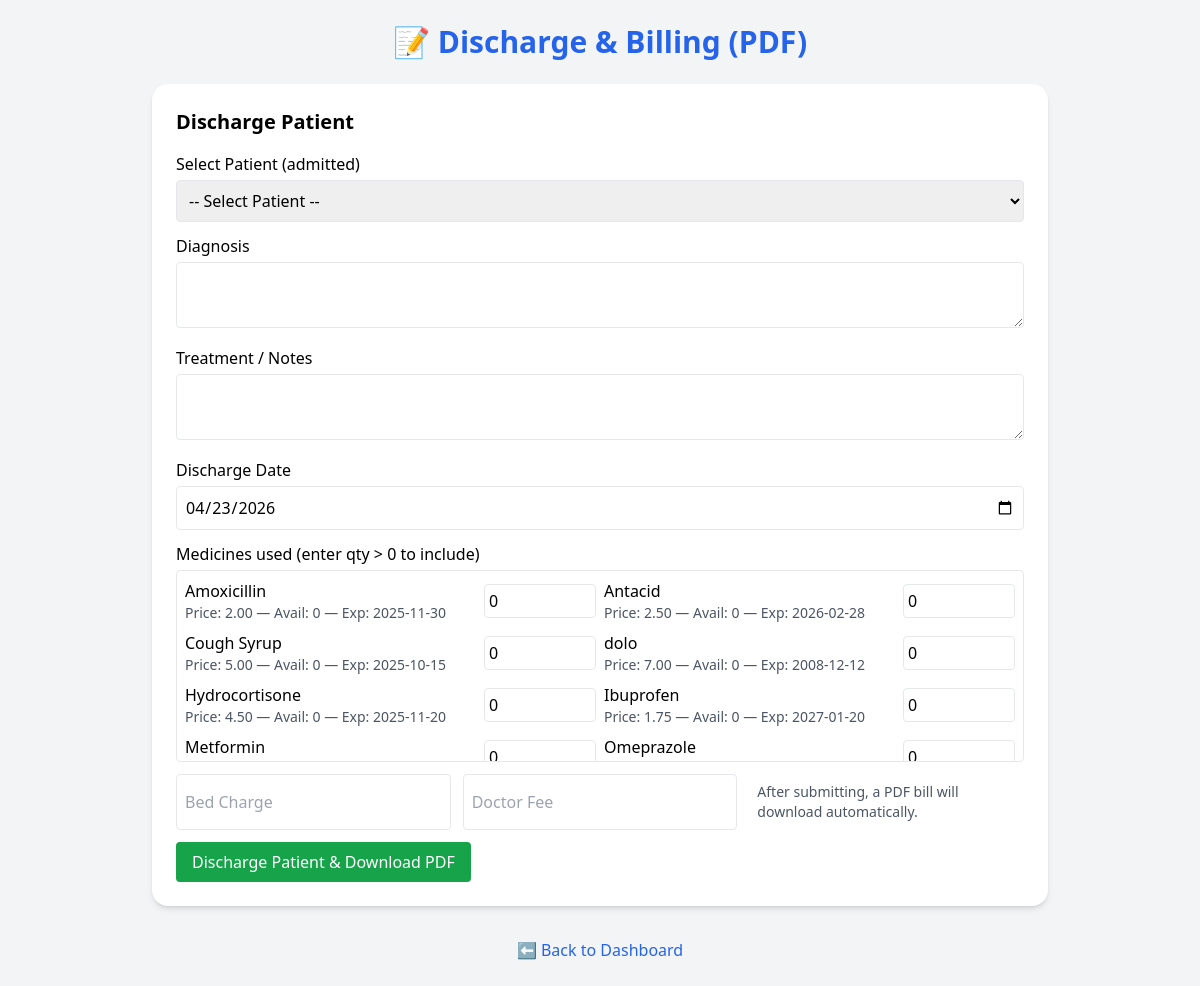
/discharge.php (signed in), run on the app's committed database.
### tables this page shows
CREATE TABLE `medicines` (
  `medicine_id` int(11) NOT NULL AUTO_INCREMENT,
  `name` varchar(100) DEFAULT NULL,
  `type` varchar(50) DEFAULT NULL,
  `quantity` int(11) DEFAULT NULL,
  `expiry_date` date DEFAULT NULL,
  `price` decimal(10,2) NOT NULL DEFAULT 0.00,
  PRIMARY KEY (`medicine_id`)
);

### discharge.php (the view, shortened to what this page needs)
<?php
include('db_connect.php');
$conn->query("
CREATE TABLE IF NOT EXISTS discharge_summaries (
  summary_id INT AUTO_INCREMENT PRIMARY KEY,
  patient_id INT NULL,
  patient_name VARCHAR(255) NULL,
  discharge_date DATE,
  total_bill DECIMAL(10,2) DEFAULT 0,
  medicines TEXT NULL,
  bed_charge DECIMAL(10,2) DEFAULT 0,
  doctor_fee DECIMAL(10,2) DEFAULT 0,
  diagnosis TEXT NULL,
  treatment TEXT NULL
)");
?>
<!DOCTYPE html>
<html lang="en">
<head>
  <script src="https://cdn.tailwindcss.com"></script>
</head>
<body class="bg-gray-100 p-6">
  <h1 class="text-3xl font-bold text-center text-blue-600 mb-6">📝 Discharge & Billing (PDF)</h1>
  <div class="bg-white p-6 rounded-2xl shadow-md max-w-4xl mx-auto mb-8">
    <h2 class="text-xl font-semibold mb-4">Discharge Patient</h2>
    <form method="POST" class="space-y-3">
      <div>
        <label class="block mb-1 font-medium">Select Patient (admitted)</label>
        <select name="patient_id" required class="w-full p-2 border rounded">
          <option value="">-- Select Patient --</option>
        </select>
      </div>
      <div>
        <label class="block mb-1 font-medium">Diagnosis</label>
        <textarea name="diagnosis" required class="w-full p-2 border rounded"></textarea>
      </div>
      <div>
        <label class="block mb-1 font-medium">Treatment / Notes</label>
        <textarea name="treatment" required class="w-full p-2 border rounded"></textarea>
      </div>
      <div>
        <label class="block mb-1 font-medium">Discharge Date</label>
        <input type="date" name="discharge_date" value="<?= date('Y-m-d') ?>" required class="w-full p-2 border rounded">
      </div>
      <div>
        <label class="block mb-1 font-medium">Medicines used (enter qty > 0 to include)</label>
        <div class="grid grid-cols-1 md:grid-cols-2 gap-2 max-h-48 overflow-y-auto border p-2 rounded">
          <?php
          $medicines_res = $conn->query("SELECT medicine_id, name, price, quantity, expiry_date FROM medicines ORDER BY name");
          while ($m = $medicines_res->fetch_assoc()): ?>
            <div class="flex items-center gap-2">
              <div class="flex-1">
                <div class="font-medium"><?= htmlspecialchars($m['name']) ?></div>
                <div class="text-sm text-gray-600">Price: <?= number_format((float)$m['price'],2) ?> — Avail: <?= (int)$m['quantity'] ?> — Exp: <?= $m['expiry_date'] ?? 'N/A' ?></div>
              </div>
              <div class="w-28">
                <input type="number" min="0" name="med_qty[<?= (int)$m['medicine_id'] ?>]" value="0" class="w-full p-1 border rounded">
              </div>
            </div>
          <?php endwhile; ?>
        </div>
      </div>
      <div class="grid grid-cols-1 md:grid-cols-3 gap-3">
        <input type="number" step="0.01" name="bed_charge" placeholder="Bed Charge" class="p-2 border rounded" required>
        <input type="number" step="0.01" name="doctor_fee" placeholder="Doctor Fee" class="p-2 border rounded" required>
        <div class="p-2 text-sm text-gray-600">After submitting, a PDF bill will download automatically.</div>
      </div>
      <div>
        <button type="submit" name="discharge" class="bg-green-600 text-white px-4 py-2 rounded hover:bg-green-700">Discharge Patient & Download PDF</button>
      </div>
    </form>
  </div>
  <div class="text-center mt-6">
    <a href="index.php" class="text-blue-600 hover:underline">⬅ Back to Dashboard</a>
  </div>
</body>
</html>

### data on the page
medicines: name "Amoxicillin", price "2.00", quantity "0", expiry_date "2025-11-30"
medicines: name "Antacid", price "2.50", quantity "0", expiry_date "2026-02-28"
medicines: name "Cough Syrup", price "5.00", quantity "0", expiry_date "2025-10-15"
medicines: name "dolo", price "7.00", quantity "0", expiry_date "2008-12-12"
medicines: name "Hydrocortisone", price "4.50", quantity "0", expiry_date "2025-11-20"
medicines: name "Ibuprofen", price "1.75", quantity "0", expiry_date "2027-01-20"
medicines: name "Metformin"
medicines: name "Omeprazole"
